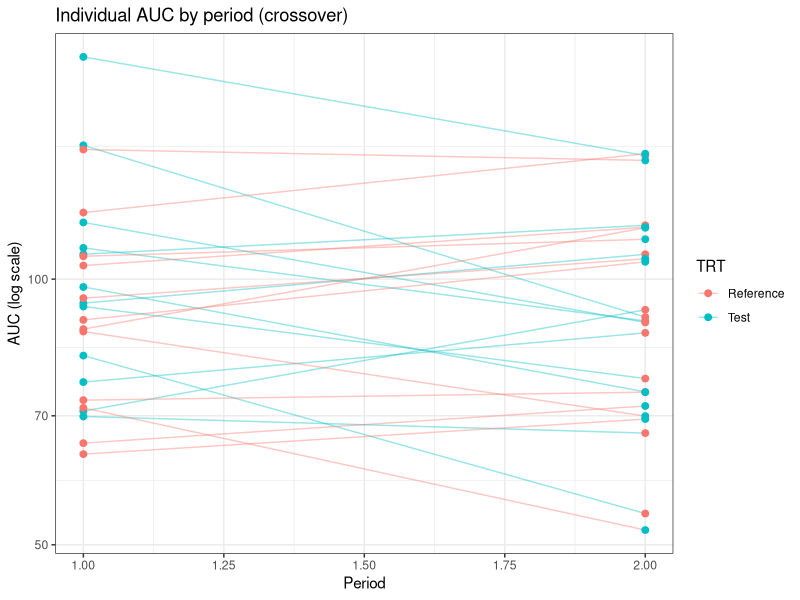
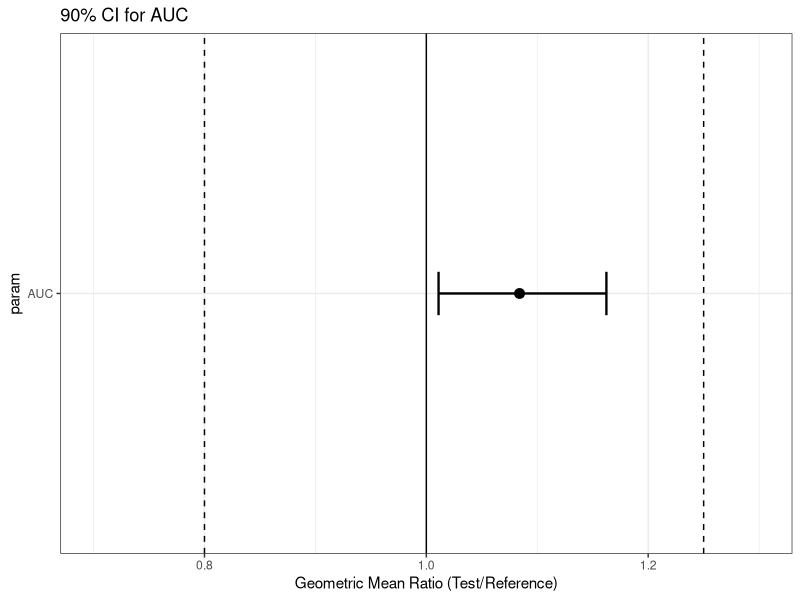

Here is the R script that generated these plots, in order:
# Bioequivalence
# Extracted executable R code from 23-bioequivalence.qmd
# Generated by scripts/extract_code.R — do not edit by hand.
# Regenerate: Rscript scripts/extract_code.R   (book repo)
#             Rscript scripts/extract_code.R --standalone   (bundle)
# Working directory: run from the repository root (data/ paths are relative).

# ----------------------------------------------------------------------
# Section: R Simulation: Crossover Data {#sec-be-simulation}
# ----------------------------------------------------------------------
set.seed(20260731)
library(dplyr)
library(tidyr)
library(ggplot2)

n_subj <- 24
# True GMR = 1.0 (bioequivalent)
mu_log_auc <- log(100)
sigma_between <- 0.25
sigma_within <- 0.15

subjects <- tibble(
  USUBJID = sprintf("%03d", 1:n_subj),
  SEQ = rep(c("TR", "RT"), each = n_subj / 2)
)

# The formulation effect is added only to the period that receives Test:
# period 1 for the TR sequence, period 2 for the RT sequence.
log_effect <- log(1.0)  # true GMR = 1.0, so the effect is zero here

be_data <- subjects %>%
  rowwise() %>%
  mutate(
    subj_eff = rnorm(1, 0, sigma_between),
    lnAUC_p1 = mu_log_auc + subj_eff + rnorm(1, 0, sigma_within) +
      if_else(SEQ == "TR", log_effect, 0),
    lnAUC_p2 = mu_log_auc + subj_eff + rnorm(1, 0, sigma_within) +
      if_else(SEQ == "TR", 0, log_effect)
  ) %>%
  ungroup()

# Reshape to long format with correct treatment assignment
be_long <- be_data %>%
  select(USUBJID, SEQ, lnAUC_p1, lnAUC_p2) %>%
  pivot_longer(
    cols = c(lnAUC_p1, lnAUC_p2),
    names_to = "period",
    values_to = "lnAUC"
  ) %>%
  mutate(
    PERIOD = if_else(period == "lnAUC_p1", 1L, 2L),
    TRT = case_when(
      SEQ == "TR" & PERIOD == 1 ~ "Test",
      SEQ == "TR" & PERIOD == 2 ~ "Reference",
      SEQ == "RT" & PERIOD == 1 ~ "Reference",
      SEQ == "RT" & PERIOD == 2 ~ "Test"
    ),
    AUC = exp(lnAUC)
  )

be_long %>%
  group_by(TRT) %>%
  summarise(
    N = n(),
    AUC_gmean = exp(mean(lnAUC)),
    .groups = "drop"
  )

# ----------------------------------------------------------------------
# Section: R: TOST Analysis
# ----------------------------------------------------------------------
# Simplified TOST for ln(AUC): Test vs Reference
test_vals <- be_long %>% filter(TRT == "Test") %>% pull(lnAUC)
ref_vals <- be_long %>% filter(TRT == "Reference") %>% pull(lnAUC)

# Paired analysis (crossover): match by subject.
# PERIOD must be dropped before pivoting: keeping it would make every
# (subject, period) cell unique, yielding 48 half-empty rows instead of 24 pairs.
paired <- be_long %>%
  select(USUBJID, TRT, lnAUC) %>%
  pivot_wider(names_from = TRT, values_from = lnAUC)

diff_log <- paired$Test - paired$Reference
n <- length(diff_log)
mean_diff <- mean(diff_log)
se_diff <- sd(diff_log) / sqrt(n)

# 90% CI for GMR (equivalent to TOST at alpha = 0.05)
t_crit <- qt(0.95, df = n - 1)
ci_low <- exp(mean_diff - t_crit * se_diff)
ci_high <- exp(mean_diff + t_crit * se_diff)
gmr <- exp(mean_diff)

# TOST p-values
t_stat_L <- (mean_diff - log(0.80)) / se_diff
t_stat_U <- (mean_diff - log(1.25)) / se_diff
p_TOST_L <- 1 - pt(t_stat_L, df = n - 1)
p_TOST_U <- pt(t_stat_U, df = n - 1)
p_TOST <- max(p_TOST_L, p_TOST_U)

data.frame(
  GMR = round(gmr, 4),
  CI_90_low = round(ci_low, 4),
  CI_90_high = round(ci_high, 4),
  BE_conclusion = if_else(ci_low >= 0.80 & ci_high <= 1.25, "BE demonstrated", "BE NOT demonstrated"),
  p_TOST = round(p_TOST, 4)
)

# ----------------------------------------------------------------------
# Section: Visualize Simulated BE Data
# ----------------------------------------------------------------------
ggplot(be_long, aes(PERIOD, AUC, group = USUBJID, color = TRT)) +
  geom_line(alpha = 0.4) +
  geom_point(size = 2) +
  scale_y_log10() +
  labs(
    x = "Period", y = "AUC (log scale)",
    title = "Individual AUC by period (crossover)"
  ) +
  theme_bw()

# Forest-style GMR plot
forest_df <- data.frame(
  param = "AUC",
  GMR = gmr,
  low = ci_low,
  high = ci_high
)

ggplot(forest_df, aes(x = GMR, y = param)) +
  geom_vline(xintercept = c(0.80, 1.00, 1.25), linetype = c("dashed", "solid", "dashed")) +
  geom_errorbarh(aes(xmin = low, xmax = high), height = 0.1, linewidth = 0.8) +
  geom_point(size = 3) +
  scale_x_continuous(limits = c(0.7, 1.3)) +
  labs(x = "Geometric Mean Ratio (Test/Reference)", title = "90% CI for AUC") +
  theme_bw()

# ----------------------------------------------------------------------
# Section: Simulate a Bio-Inequivalent Product
# ----------------------------------------------------------------------
set.seed(20260731)
true_gmr <- 1.15          # 15% higher exposure
sigma_within_hv <- 0.45   # highly variable drug, CV = sqrt(exp(s^2)-1) ~ 47%

# Test and reference must each get their OWN residual draw. Reusing a single
# draw would make every subject's difference identical and the CI zero-width.
be_bad <- subjects %>%
  rowwise() %>%
  mutate(
    subj_eff   = rnorm(1, 0, sigma_between),
    lnAUC_ref  = mu_log_auc + subj_eff + rnorm(1, 0, sigma_within_hv),
    lnAUC_test = mu_log_auc + subj_eff + log(true_gmr) +
                 rnorm(1, 0, sigma_within_hv)
  ) %>%
  ungroup()

diff_bad <- be_bad$lnAUC_test - be_bad$lnAUC_ref
n_bad <- length(diff_bad)
mean_bad <- mean(diff_bad)
se_bad <- sd(diff_bad) / sqrt(n_bad)
t_crit_bad <- qt(0.95, df = n_bad - 1)
ci_low_bad <- exp(mean_bad - t_crit_bad * se_bad)
ci_high_bad <- exp(mean_bad + t_crit_bad * se_bad)

data.frame(
  true_GMR = true_gmr,
  observed_GMR = round(exp(mean_bad), 3),
  CI_90 = paste0("[", round(ci_low_bad, 3), ", ", round(ci_high_bad, 3), "]"),
  BE = if_else(ci_low_bad >= 0.80 & ci_high_bad <= 1.25, "Pass", "Fail")
)
